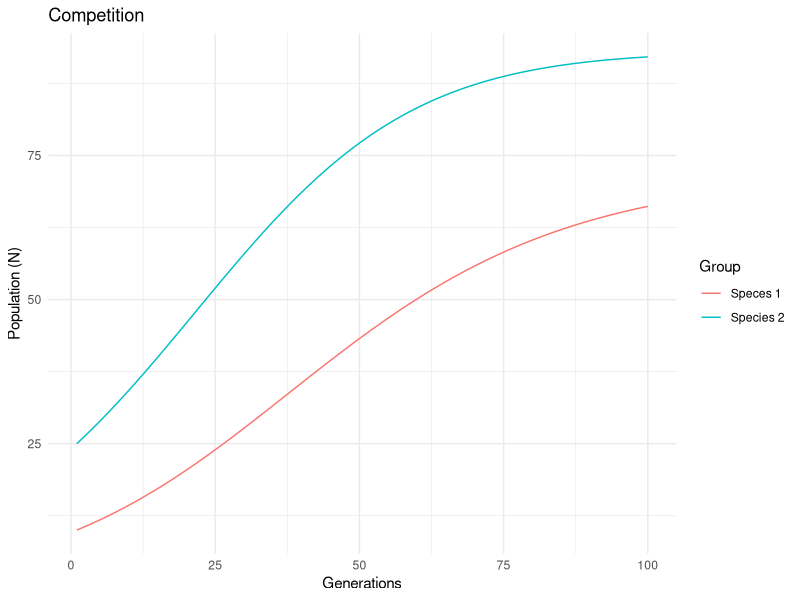
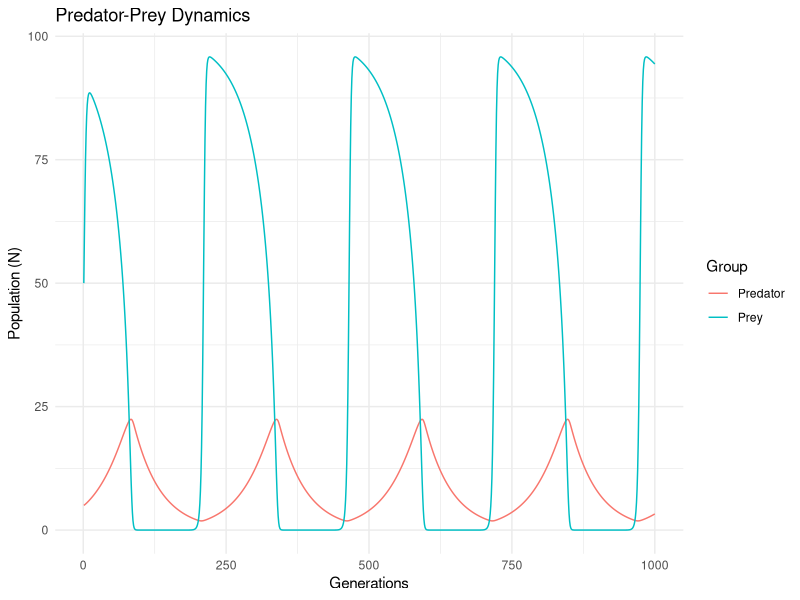

Here is the R script that generated these plots, in order:
### BIOS331 MULTISPECIES DYNAMICS ###

library(ggplot2)
library(tidyverse)
library(reshape)

##Plotting function to see data with two lines
plot.growth2 <- function(mydata, mytitle){
  
  p <- ggplot2::ggplot(mydata, aes(x=Generations, y=value, col=Group)) + 
    geom_line() +
    xlab('Generations') +
    ylab('Population (N)') +
    theme_minimal() +
    ggtitle(label = mytitle)
  
  print(p)
  
}

##Lotka-Voltera equations for competition

lot.vol.comp <- function(N01, N02, r1, r2, K1, K2, alph, bet, timestep){

  p1 <- numeric(length = timestep)
  p1[1] <- N01
  
  p2 <- numeric(length = timestep)
  p2[1] <- N02
  
  for(i in 2:timestep){
    Nt1 <- p1[i - 1]
    Nt2 <- p2[i - 1]
    p1[i] <- Nt1 * exp(r1*((K1 - Nt1 - alph * Nt2)/K1))
    p2[i] <- Nt2 * exp(r2*((K2 - Nt2 - bet * Nt1)/K2))
    
  }
  
  p <- cbind(p1, p2) %>%
    as.data.frame() %>%
    setNames(., c("Speces 1", "Species 2")) %>%
    tibble::add_column(Generations = 1:timestep) %>%
    reshape::melt(id.vars="Generations") %>%
    setNames(., c("Generations", "Group", "value"))
  
  return(p)
  
}

competition <- lot.vol.comp(N0 = 10, N02 = 25, r1 = 0.05, r2 = 0.05, 
                     K1 = 100, K2 = 100, alph = 0.3, bet = 0.1, 
                     timestep = 100)

plot.growth2(mydata = competition, mytitle = "Competition")


###Predation equations

pred.prey <- function(K=100, r=1, a=0.1, h=1, b=0.1, d, preypop=50, predpop=5, timestep=1000){
  
  pred <- numeric(length = timestep)
  pred[1] <- predpop
  
  prey <- numeric(length = timestep)
  prey[1] <- preypop
  
  for(i in 2:timestep){
    
    Npred <- pred[i - 1]
    Nprey <- prey[i - 1]
    
    pred[i] <- Npred * exp((b*a*Nprey/(1+a*h*Nprey))-d)
    prey[i] <- Nprey * exp(r*((K - Nprey)/K) - ((a * Npred)/(1+a*h*Nprey)))
    
  }
  
  p <- cbind(pred, prey) %>%
    as.data.frame() %>%
    setNames(., c("Predator", "Prey")) %>%
    tibble::add_column(Generations = 1:timestep) %>%
    reshape::melt(id.vars="Generations") %>%
    setNames(., c("Generations", "Group", "value"))
  
  return(p)
  
}

predpreygrowth <- pred.prey(d=0.08)
predpreygrowth <- pred.prey(r = 0.5, a = 0.06, h = 1, b = 0.05, d = 0.0213)
plot.growth2(mydata = predpreygrowth, mytitle = "Predator-Prey Dynamics")
